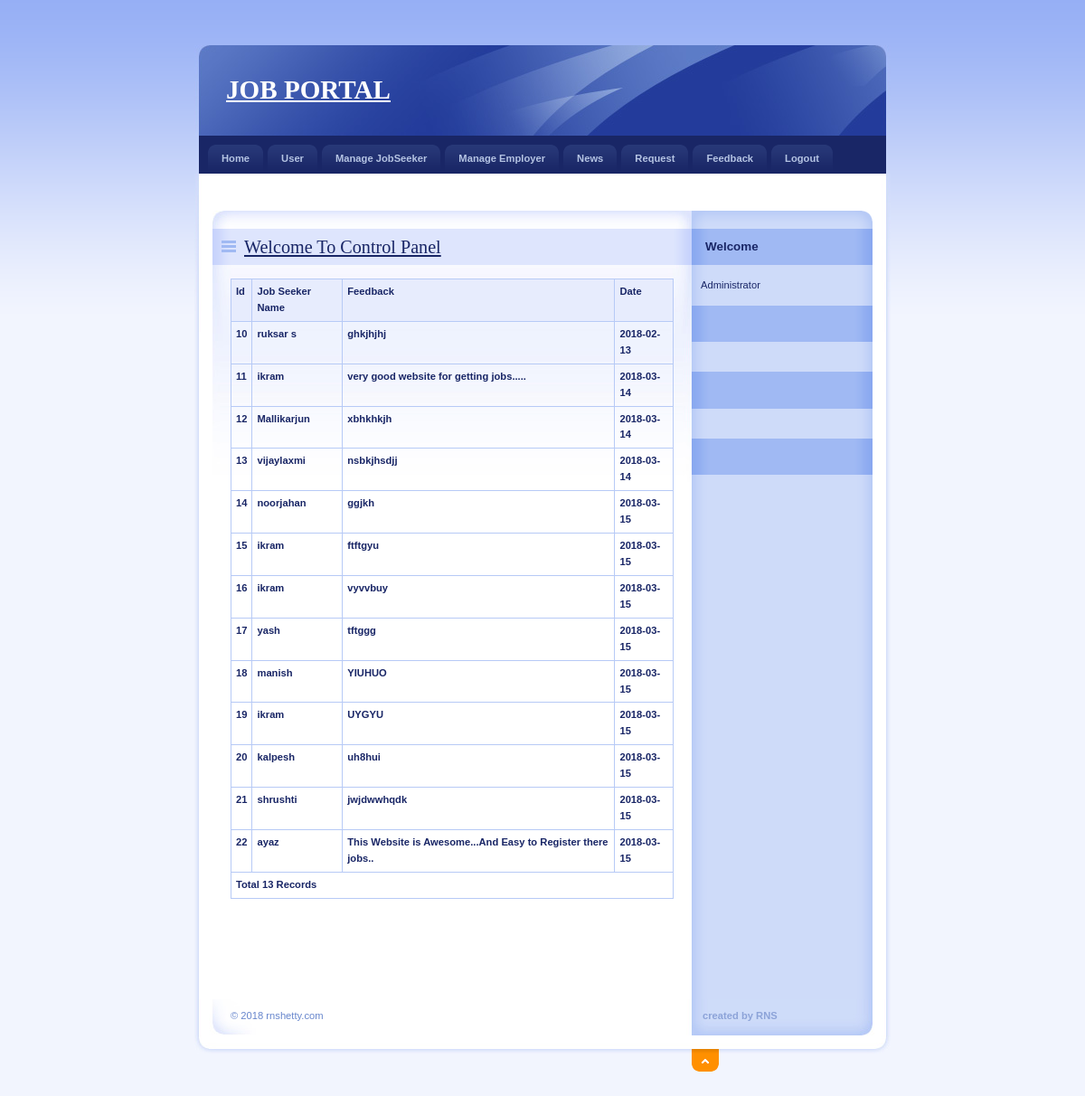
/Admin/Feedback.php, run on the app's committed database.
### tables this page shows
CREATE TABLE IF NOT EXISTS `feedback` (
  `FeedbackId` int(11) NOT NULL AUTO_INCREMENT,
  `JobSeekId` int(11) NOT NULL,
  `Feedback` varchar(200) NOT NULL,
  `FeedbakDate` date NOT NULL,
  PRIMARY KEY (`FeedbackId`)
);

CREATE TABLE IF NOT EXISTS `jobseeker_reg` (
  `JobSeekId` int(11) NOT NULL AUTO_INCREMENT,
  `JobSeekerName` varchar(20) NOT NULL,
  `Address` varchar(100) NOT NULL,
  `City` varchar(20) NOT NULL,
  `Email` varchar(40) NOT NULL,
  `Mobile` bigint(20) NOT NULL,
  `Qualification` varchar(20) NOT NULL,
  `Gender` varchar(10) NOT NULL,
  `BirthDate` date NOT NULL,
  `Resume` varchar(200) NOT NULL,
  `Status` varchar(10) NOT NULL,
  `UserName` varchar(20) NOT NULL,
  `Password` varchar(20) NOT NULL,
  `Question` varchar(100) NOT NULL,
  `Answer` varchar(50) NOT NULL,
  PRIMARY KEY (`JobSeekId`),
  KEY `JobSeekId` (`JobSeekId`)
);

### Admin/Feedback.php (the view, shortened to what this page needs)
<!DOCTYPE html PUBLIC "-//W3C//DTD XHTML 1.0 Strict//EN" "http://www.w3.org/TR/xhtml1/DTD/xhtml1-strict.dtd">
<html xmlns="http://www.w3.org/1999/xhtml" xml:lang="cs" lang="cs">
<head>
    <link rel="stylesheet" media="screen,projection" type="text/css" href="./css/main.css" />
    <link rel="stylesheet" media="print" type="text/css" href="./css/print.css" />
    <link rel="stylesheet" media="aural" type="text/css" href="./css/aural.css" />
</head>
<body id="www-url-cz">
<div id="main" class="box">
<?php
include "Header.php"
?>
<?php
include "menu.php"
?>
    <div id="page" class="box">
    <div id="page-in" class="box">
        <div id="strip" class="box noprint">
            <p id="breadcrumbs">&nbsp;</p>
        </div>
        <div id="content">
            <div class="article">
                <h2><span><a href="#">Welcome To Control Panel</a></span></h2>
                <table width="100%" border="1" bordercolor="#1CB5F1" >
                  <tr>
                    <th height="32" bgcolor="#1CB5F1" class="style3"><div align="left" class="style9 style5"><strong>Id</strong></div></th>
                    <th bgcolor="#1CB5F1" class="style3"><div align="left" class="style9 style5"><strong>Job Seeker Name</strong></div></th>
                    <th bgcolor="#1CB5F1" class="style3"><div align="left" class="style9 style5"><strong>Feedback</strong></div></th>
                    <th bgcolor="#1CB5F1" class="style3"><div align="left" class="style12">Date</div></th>
                  </tr>
                  <?php
$con = mysql_connect("localhost","root");
$sql = "select FeedbackId,Feedback,FeedbakDate,JobSeekerName from Feedback,JobSeeker_Reg where Feedback.JobSeekId=JobSeeker_Reg.JobSeekId";
$result = mysql_query($sql,$con);
while($row = mysql_fetch_array($result))
{
$Id=$row['FeedbackId'];
$Name=$row['JobSeekerName'];
$Feedback=$row['Feedback'];
$FeedbakDate=$row['FeedbakDate'];
?>
                  <tr>
                    <td class="style3"><div align="left" class="style9 style5"><strong><?php echo $Id;?></strong></div></td>
                    <td class="style3"><div align="left" class="style9 style5"><strong><?php echo $Name;?></strong></div></td>
                    <td class="style3"><div align="left" class="style9 style5"><strong><?php echo $Feedback;?></strong></div></td>
                    <td class="style3"><div align="left" class="style9 style5"><strong><?php echo $FeedbakDate;?></strong></div></td>
                  </tr>
                  <?php
}
$records = mysql_num_rows($result);
?>
                  <tr>
                    <td colspan="4" class="style3"><div align="left" class="style12"><?php echo "Total ".$records." Records"; ?> </div></td>
                  </tr>
                </table>
                <p>&nbsp;</p>
              <p class="btn-more box noprint">&nbsp;</p>
          </div>
        </div>
<?php
include "right.php"
?>
    </div>
    </div>
<?php
include "footer.php"
?>
</div>
</body>
</html>

### Admin/css/main.css (style rules this page uses)
* { min-height:1px; }
body { border:0; margin:0; padding:0; background:#F2F5FE url("../design/bg.gif") 0 0 repeat-x; font:70%/160% "verdana",sans-serif; color:#192666; _text-align:center; }
a { color:#192666; }
p { border:0; margin:15px 0; padding:0; }
div { display:block; border:0; margin:0; padding:0; }
h1, h2, h3, h4, h5 { border:0; margin:15px 0 10px 0; padding:0; font-weight:bold; }
h2 { font-size:180%; line-height:100%; font-family:"georgia",serif; font-weight:normal; }
table { display:table; border-collapse:collapse; margin:15px 0; padding:0; border:1px solid #B7CAF6; font-size:100%; }
tr { display:table-row; }
th, td { display: table-cell; border:1px solid #B7CAF6; margin:0; padding:5px; vertical-align:top; text-align:left; }
th { background:#E7ECFD; text-align:center; color:#192666; font-weight:bold; }
a, img, span { border:0; margin:0; padding:0; }
strong, .strong { font-weight:bold; }
.box { min-height:1px; _height:1px; }
.box:after { content:"."; display:block; line-height:0px; font-size:0px; visibility:hidden; clear:both; }
#main { width:770px; margin:50px auto 0 auto; _text-align:left; }
#page { width:770px; min-height:1px; background:#FFF url("../design/bg_page.gif") 0 0 repeat-y; _height:1px; }
#page-in { min-height:1px; padding:10px 0; background:url("../design/bg_page_in.jpg") 0 0 no-repeat; _height:1px; }
#strip { position:relative; clear:both; padding:3px 20px 10px 20px; color:#6182D1; }
#strip p { margin:0; }
#strip #breadcrumbs { width:520px; margin:0; padding:0; }
#content { float:left; width:530px; _width:550px; margin:0; padding:0 0 0 20px; }
#content .article { clear:both; margin:0; padding:20px; background:url("../design/content_article_bg.jpg") 0 0 no-repeat; }
#content .article h2 { margin:0 -20px; padding:10px; background:#DEE5FD url("../design/content_title_bg.gif") 0 0 repeat-y; color:#192666; }
#content .article h2 span { background:url("../design/ico_list.gif") 0 50% no-repeat; padding-left:25px; }
#content .article p { text-align:justify; }
#content .btn-more { margin:0 0 15px 0; padding:0; border:0; position:relative; }

### Admin/css/print.css (style rules this page uses)
body { border:0; margin:0; padding:0; font-size:12pt }
a { color:#000; text-decoration:none; }
h1, h2, h3 { page-break-after:avoid; page-break-inside:avoid; }
table { border-collapse: collapse; border-width:1px; border-style:solid; }
th, td { display:table-cell; border-width:1px; border-style:solid; }
.noprint { display:none; }

### Admin/css/aural.css (style rules this page uses)
body { voice-family:paul,male; volume:loud; speech-rate:slow; richness:90; stress:20; }
h1, h2, h3, h4, h5 { cue-before:url("ping.au"); }
p, table { pause:50ms; }
strong { pitch:medium; pitch-range:60; stress:90; richness:90; }

### Admin/Feedback.php (style rules this page uses)
.style3 { font-weight: bold }

### data on the page
feedback: FeedbackId "10", JobSeekId.JobSeekerName "ruksar s", Feedback "ghkjhjhj", FeedbakDate "2018-02-13"
feedback: FeedbackId "11", JobSeekId.JobSeekerName "ikram", Feedback "very good website for getting jobs.....", FeedbakDate "2018-03-14"
feedback: FeedbackId "12", JobSeekId.JobSeekerName "Mallikarjun", Feedback "xbhkhkjh", FeedbakDate "2018-03-14"
feedback: FeedbackId "13", JobSeekId.JobSeekerName "vijaylaxmi", Feedback "nsbkjhsdjj", FeedbakDate "2018-03-14"
feedback: FeedbackId "14", JobSeekId.JobSeekerName "noorjahan", Feedback "ggjkh", FeedbakDate "2018-03-15"
feedback: FeedbackId "15", JobSeekId.JobSeekerName "ikram", Feedback "ftftgyu", FeedbakDate "2018-03-15"
feedback: FeedbackId "16", JobSeekId.JobSeekerName "ikram", Feedback "vyvvbuy", FeedbakDate "2018-03-15"
feedback: FeedbackId "17", JobSeekId.JobSeekerName "yash", Feedback "tftggg", FeedbakDate "2018-03-15"
feedback: FeedbackId "18", JobSeekId.JobSeekerName "manish", Feedback "YIUHUO", FeedbakDate "2018-03-15"
feedback: FeedbackId "19", JobSeekId.JobSeekerName "ikram", Feedback "UYGYU", FeedbakDate "2018-03-15"
feedback: FeedbackId "20", JobSeekId.JobSeekerName "kalpesh", Feedback "uh8hui", FeedbakDate "2018-03-15"
feedback: FeedbackId "21", JobSeekId.JobSeekerName "shrushti", Feedback "jwjdwwhqdk", FeedbakDate "2018-03-15"
feedback: FeedbackId "22", JobSeekId.JobSeekerName "ayaz", Feedback "This Website is Awesome...And Easy to Register there jobs..", FeedbakDate "2018-03-15"

### other printed values
$records "13"
